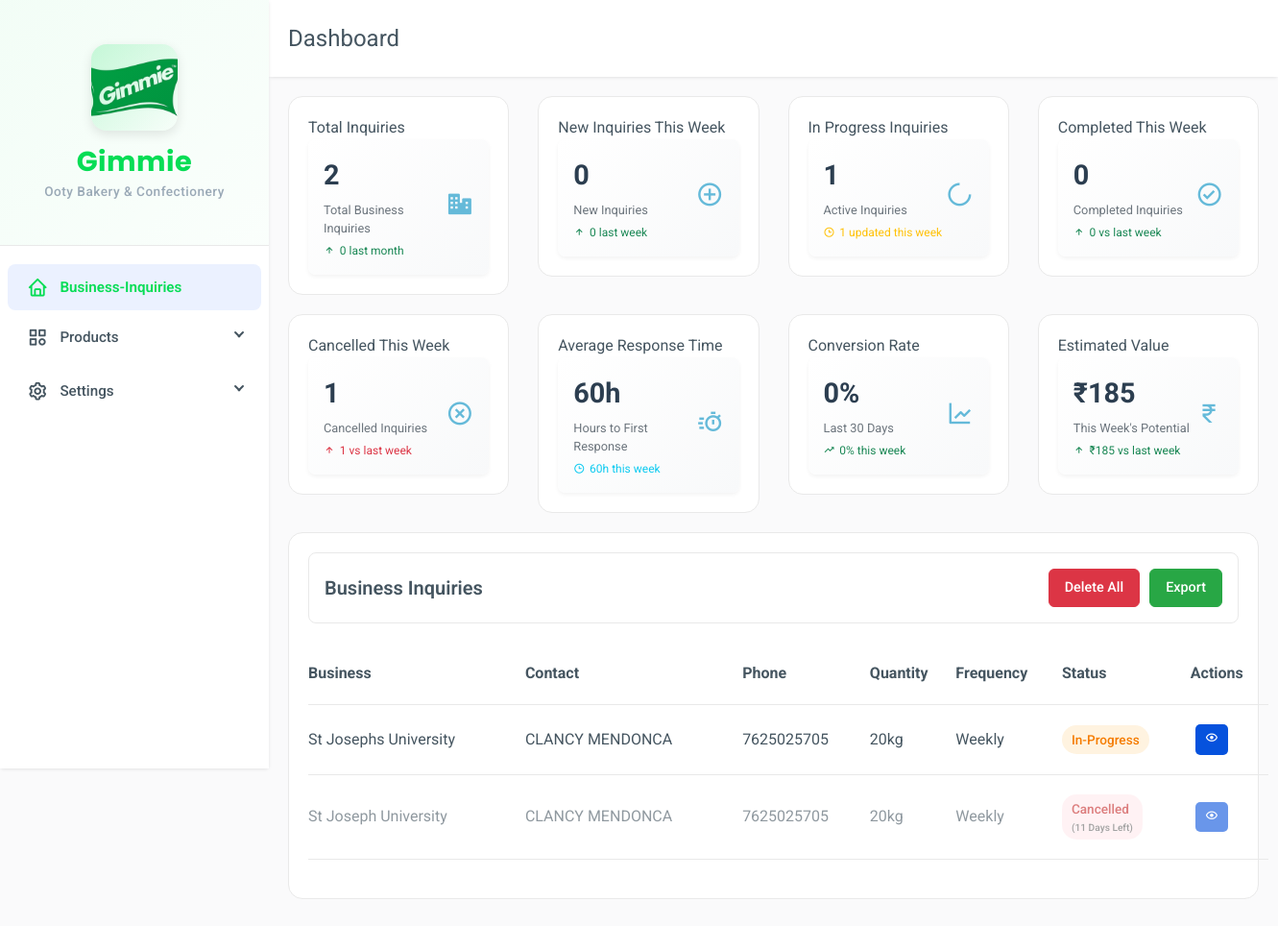
/dashboard.php (signed in), run on the app's committed database.
### tables this page shows
CREATE TABLE `business_inquiries` (
  `id` int(11) NOT NULL,
  `business_name` varchar(255) NOT NULL,
  `contact_person_name` varchar(255) NOT NULL,
  `email` varchar(255) NOT NULL,
  `phone` varchar(50) NOT NULL,
  `estimated_quantity` varchar(100) DEFAULT NULL,
  `delivery_frequency` varchar(50) DEFAULT NULL,
  `address` text DEFAULT NULL,
  `additional_notes` text DEFAULT NULL,
  `business_nature` varchar(100) DEFAULT NULL,
  `status` enum('new','in-progress','completed','cancelled') NOT NULL DEFAULT 'new',
  `staff_note` text DEFAULT NULL,
  `created_at` timestamp NOT NULL DEFAULT current_timestamp(),
  `updated_at` timestamp NOT NULL DEFAULT current_timestamp() ON UPDATE current_timestamp(),
  `deleted_at` datetime DEFAULT NULL,
  `is_deleted` tinyint(1) DEFAULT 0
);

### dashboard.php (the view, shortened to what the rows shown need)
<!DOCTYPE html>
<html lang="en" xml:lang="en">
<head>
    <link href="https://cdn.jsdelivr.net/npm/bootstrap@5.3.3/dist/css/bootstrap.min.css" rel="stylesheet">
    <link href='https://unpkg.com/boxicons@2.0.7/css/boxicons.min.css' rel='stylesheet'>
    <link rel="stylesheet" href="https://cdnjs.cloudflare.com/ajax/libs/font-awesome/6.1.1/css/all.min.css"/>
    <link rel="stylesheet" href="assets/css/dashboard/grid.css">
    <link rel="stylesheet" href="assets/css/dashboard/app.css">
</head>
<body>
    <div class="sidebar">
        <div class="sidebar-container">
            <div class="sidebar-logo">
                <a href="./index.php" class="logo-wrapper">
                    <div class="logo-text">
                        <h1>Gimmie</h1>
                    </div>
                </a>
            </div>
        </div>
    </div>
    <div class="main">
        <Section id= "business-inquiries">
            <div class="main-content">
                <div class="row">
                    <div class="col-12">
                        <div class="box">
                            <div class="box-header">
                                <h2 class="box-title">Business Inquiries</h2>
                            </div>
                            <div class="box-body">
                                <table id="display-table">
                                    <thead>
                                        <tr>
                                            <th>Business</th>
                                            <th>Contact</th>
                                            <th>Phone</th>
                                            <th>Quantity</th>
                                            <th>Frequency</th>
                                            <th>Status</th>
                                            <th>Actions</th>
                                        </tr>
                                    </thead>
                                    <tbody>
                                    <?php
                                        $con = new mysqli("localhost", "root", "", "ooty_baker");
                                        $query = "SELECT * FROM business_inquiries WHERE status != 'cancelled' ORDER BY created_at DESC";
                                        $result = $con->query($query);
                                        while ($row = $result->fetch_assoc()) {
                                    ?>
                                        <tr data-inquiry-id="<?= $row['id'] ?>">
                                            <td><?= htmlspecialchars($row['business_name']) ?></td>
                                            <td><?= htmlspecialchars($row['contact_person_name']) ?></td>
                                            <td><?= $row['phone'] ?></td>
                                            <td><?= $row['estimated_quantity'] ?></td>
                                            <td><?= $row['delivery_frequency'] ?></td>
                                            <td>
                                                <span class="status-badge status-<?= strtolower(htmlspecialchars($row['status'])) ?>">
                                                    <?= ucfirst(htmlspecialchars($row['status'])) ?>
                                                </span>
                                            </td>
                                            <td>
                                                <div class="table-button">
                                                    <button class="blue-button btn btn-outline">
                                                        <a href="view_inquiry.php?id=<?= $row['id'] ?>"><i class='bx bx-show'></i></a>
                                                    </button>
                                                </div>
                                            </td>
                                        </tr>
                                    <?php }
                                    $query = "SELECT * FROM business_inquiries WHERE status = 'cancelled' ORDER BY updated_at DESC";
                                    $result = $con->query($query);
                                    while ($row = $result->fetch_assoc()) {
                                        $updated_date = new DateTime($row['updated_at']);
                                        $current_date = new DateTime();
                                        $days_diff = $current_date->diff($updated_date)->days;
                                        $days_remaining = 15 - $days_diff;
                                    ?>
                                        <tr data-inquiry-id="<?= $row['id'] ?>" class="cancelled-inquiry" style="opacity: 0.6;">
                                            <td><?= htmlspecialchars($row['business_name']) ?></td>
                                            <td><?= htmlspecialchars($row['contact_person_name']) ?></td>
                                            <td><?= $row['phone'] ?></td>
                                            <td><?= $row['estimated_quantity'] ?></td>
                                            <td><?= $row['delivery_frequency'] ?></td>
                                            <td>
                                                <span class="status-badge status-cancelled">
                                                    <?= ucfirst(htmlspecialchars($row['status'])) ?>
                                                    <?php if ($days_remaining > 0): ?>
                                                        <small>(<?= $days_remaining ?> days left)</small>
                                                    <?php endif; ?>
                                                </span>
                                            </td>
                                            <td>
                                                <div class="table-button">
                                                    <button class="blue-button btn btn-outline">
                                                        <a href="view_inquiry.php?id=<?= $row['id'] ?>"><i class='bx bx-show'></i></a>
                                                    </button>
                                                </div>
                                            </td>
                                        </tr>
                                    <?php } ?>
                                    </tbody>
                                </table>
                            </div>
                        </div>
                    </div>
                </div>
            </div>
        </Section>
</body>
</html>

### data on the page
business_inquiries: business_name "St Josephs University", contact_person_name "CLANCY MENDONCA", phone "7625025705", estimated_quantity "20kg", delivery_frequency "Weekly", status "In-Progress"
business_inquiries: business_name "St Joseph University", contact_person_name "CLANCY MENDONCA", phone "7625025705", estimated_quantity "20kg", delivery_frequency "Weekly", status "Cancelled"

### other printed values
$count['total'] "2"
$prev_count['prev_total'] "0"
$count['total'] "0"
$count['total'] "1"
$trend "1"
abs($trend) "0"
abs($trend) "1"
$avg['avg_time'] "60"
$trend "60"
$rate['conversion_rate'] "0"
$trend "0"
$value['total_value'] "185"
abs($trend) "185"
